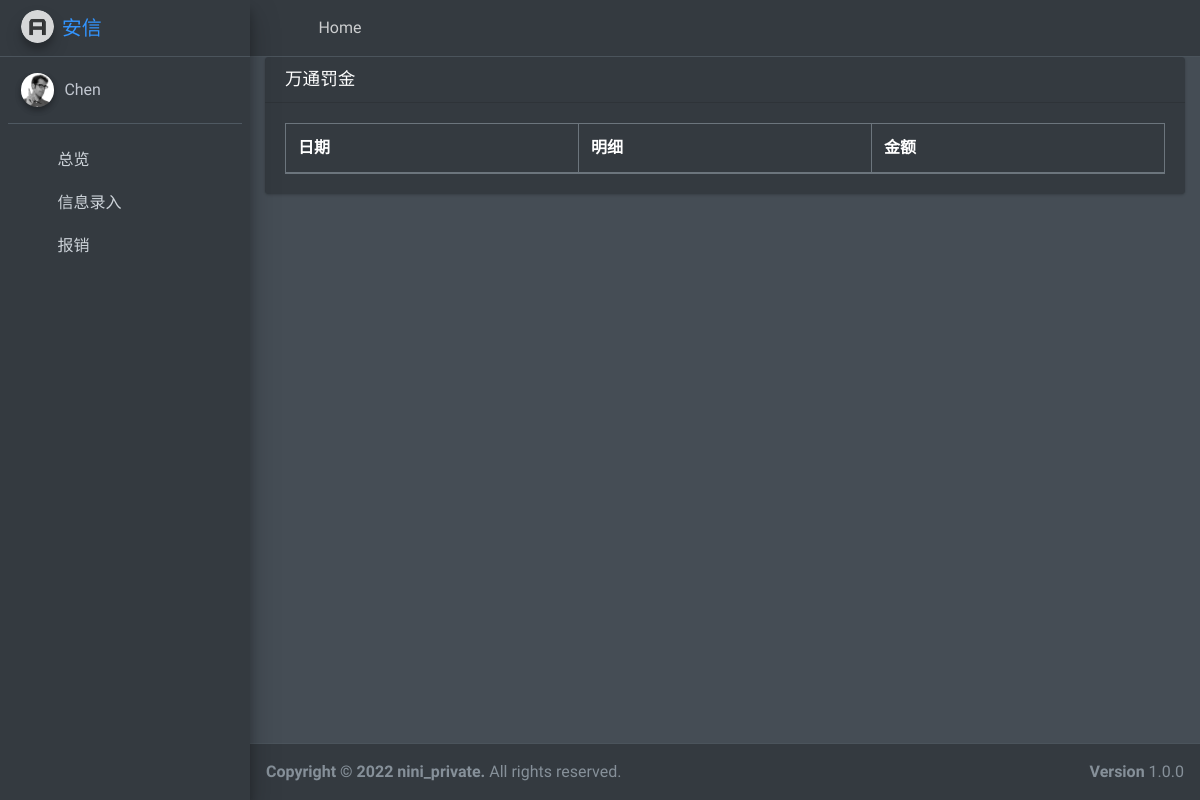
The app's page /fine_table, older data.
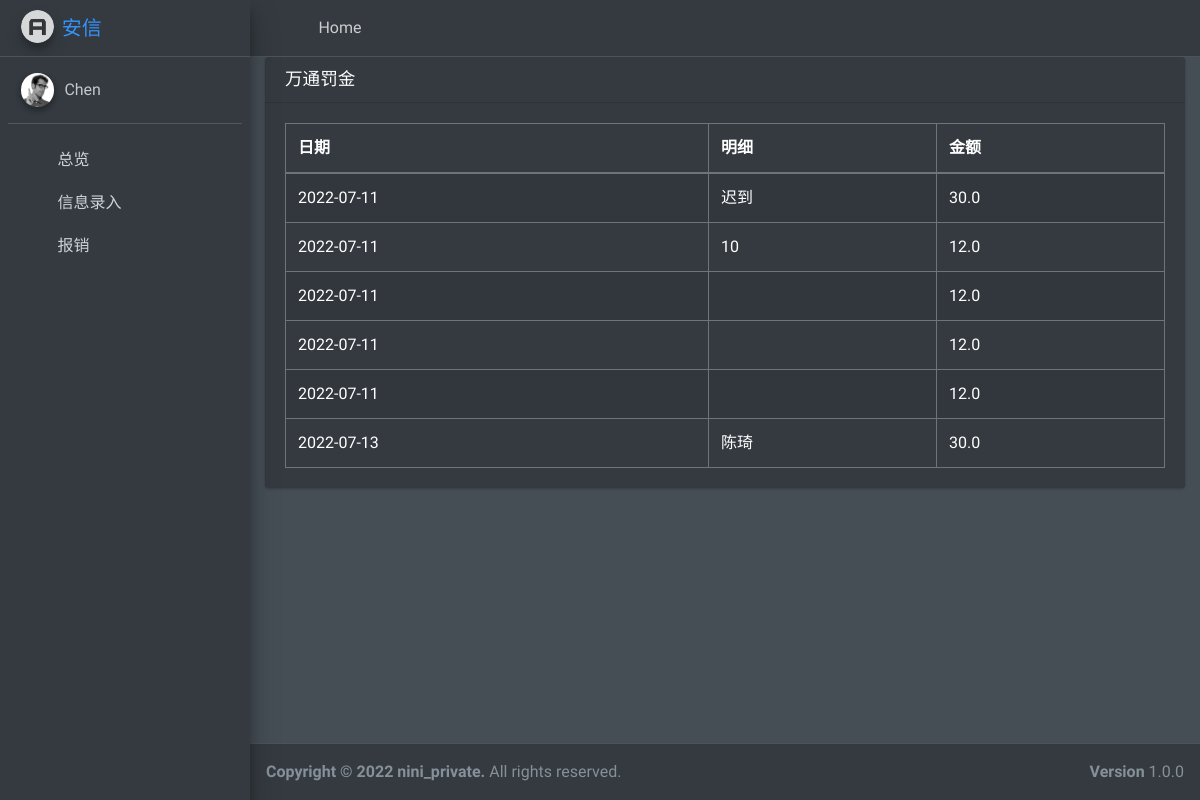
The same page, newer data.
### CMDB/models.py (models this page shows, shortened)
class fine(models.Model):
    日期 = models.DateField(null=True, blank=True)
    明细 = models.TextField()
    金额 = models.FloatField()

### CMDB/views.py (the view)
# urls.py: path('fine_table', views.fine_table, name='fine_table'),
def fine_table(request):
    messages = fine.objects.all()
    for date in messages:
        date.日期 = date.日期.strftime("%Y-%m-%d")
    return render(request, 'fine_table.html', context={
        'fine_table': messages})

### CMDB/templates/fine_table.html (shortened to what this page needs)
{% extends "base.html" %}
{% block content %}
   <div class="col-12">
            <div class="card">
              <div class="card-header">
                <h3 class="card-title">万通罚金</h3>
              </div>
              <div class="card-body">
                <table id="example1" class="table table-bordered table-striped">
                  <thead>
                  <tr>
                      <th>日期</th>
                      <th>明细</th>
                      <th>金额</th>
                  </tr>
                  </thead>
                  {% for message in fine_table %}
                      <tr>
                          <td>{{ message.日期 }}</td>
                          <td>{{ message.明细 }}</td>
                          <td>{{ message.金额 }}</td>
                      </tr>
                  {% endfor %}
                </table>
              </div>
            </div>
          </div>
{% endblock content %}

### CMDB/templates/base.html (shortened to what this page needs)
<!DOCTYPE html>
<html lang="zh">
<head>
  <link rel="stylesheet" href="../static/plugins/fontawesome-free/css/all.min.css">
  <link rel="stylesheet" href="../static/plugins/overlayScrollbars/css/OverlayScrollbars.min.css">
  <link rel="stylesheet" href="../static/plugins/datatables-bs4/css/dataTables.bootstrap4.min.css">
  <link rel="stylesheet" href="../static/plugins/datatables-responsive/css/responsive.bootstrap4.min.css">
  <link rel="stylesheet" href="../static/plugins/datatables-buttons/css/buttons.bootstrap4.min.css">
  <link rel="stylesheet" href="../static/dist/css/adminlte.min.css">
</head>
<body class="hold-transition  dark-mode sidebar-mini layout-fixed layout-navbar-fixed layout-footer-fixed">
<div class="wrapper">
  <nav class="main-header navbar navbar-expand navbar-dark">
    <ul class="navbar-nav">
      <li class="nav-item">
        <a class="nav-link" data-widget="pushmenu" href="#" role="button"><i class="fas fa-bars"></i></a>
      </li>
      <li class="nav-item d-none d-sm-inline-block">
        <a href="{% url 'home' %}" class="nav-link">Home</a>
      </li>
    </ul>
    <ul class="navbar-nav ml-auto">
      <li class="nav-item">
        <a class="nav-link" data-widget="fullscreen" href="#" role="button">
          <i class="fas fa-expand-arrows-alt"></i>
        </a>
      </li>
    </ul>
  </nav>
  <aside class="main-sidebar sidebar-dark-primary elevation-4">
    <a href="{% url 'home' %}" class="brand-link">
      <img src="../static/dist/img/AdminLTELogo.png" alt="AdminLTE Logo" class="brand-image img-circle elevation-3" style="opacity: .8">
      <span class="brand-text font-weight-light">安信</span>
    </a>
    <div class="sidebar">
      <div class="user-panel mt-3 pb-3 mb-3 d-flex">
        <div class="image">
          <img src="../static/dist/img/user2-160x160.jpg" class="img-circle elevation-2" alt="User Image">
        </div>
        <div class="info">
          <a href="#" class="d-block">Chen</a>
        </div>
      </div>
      <nav class="mt-2">
        <ul class="nav nav-pills nav-sidebar flex-column" data-widget="treeview" role="menu" data-accordion="false">
          <li class="nav-item">
            <a href="#" class="nav-link">
              <i class="nav-icon fas fa-tachometer-alt"></i>
              <p>
                总览
                <i class="right fas fa-angle-left"></i>
              </p>
            </a>
          </li>
          <li class="nav-item">
            <a href="#" class="nav-link">
              <i class="nav-icon fas fa-chart-pie"></i>
              <p>
                信息录入
                <i class="right fas fa-angle-left"></i>
              </p>
            </a>
          </li>
          <li class="nav-item">
            <a href="#" class="nav-link">
              <i class="nav-icon fas fa-chart-pie"></i>
              <p>
                报销
                <i class="right fas fa-angle-left"></i>
              </p>
            </a>
          </li>
        </ul>
      </nav>
    </div>
  </aside>
  <div class="content-wrapper">
    <div class="container">
        {% block content %}
        {% endblock %}
    </div>
  </div>
  <footer class="main-footer">
    <div class="float-right d-none d-sm-block">
      <b>Version</b> 1.0.0
    </div>
    <strong>Copyright &copy; 2022 <a>nini_private</a>.</strong> All rights reserved.
  </footer>
</div>
</body>
</html>

Row changes from the older to the newer data that the page shows:
added fine: 日期 "2022-07-11", 明细 "迟到", 金额 "30.0"
added fine: 日期 "2022-07-11", 明细 "10", 金额 "12.0"
added fine: 日期 "2022-07-11", 金额 "12.0"
added fine: 日期 "2022-07-11", 金额 "12.0"
added fine: 日期 "2022-07-11", 金额 "12.0"
added fine: 日期 "2022-07-13", 明细 "陈琦", 金额 "30.0"
